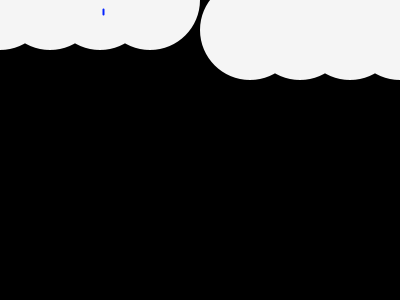
Frame 1 (no input)
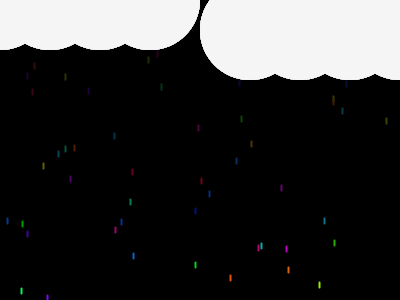
Frame 60 (the mouse pressed at the canvas centre just before this capture)
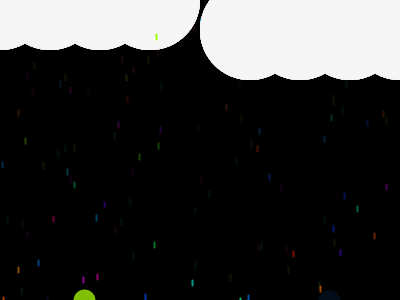
Frame 120 (the mouse held since frame 60 and released just before this capture)

The Processing sketch that drew these frames (run headless with seeded random() and noise(); from frame 60 on, the mouse is pressed at the canvas centre):

// Processing sketch: seasons
// ── seasons.pde
float yLoc = 0;

void setup() {
  size(400,300);
  background(0);  
  
  colorMode(HSB);
  //frameRate(100);
}

void draw() {
  noStroke();
  fill(255);
  ellipse(0, 0, 100, 100);
  ellipse(50, 0, 100, 100);
  ellipse(100, 0, 100, 100);
  ellipse(150, 0, 100, 100);
  
  ellipse(250, 30, 100, 100);
  ellipse(300, 30, 100, 100);
  ellipse(350, 30, 100, 100);
  ellipse(400, 30, 100, 100);

  // fading effect
  fill(0,10);
  rect(0, 0, width, height);
  
  // rain
  float rainColor = random(255);
  stroke(rainColor,250,255); // Hue, Saturation and Brightness);
  strokeWeight(2);
  
  float xLoc = random(width);
  yLoc = yLoc + random(10); //random(height);
  if(yLoc > height){
    fill(rainColor,250,255); // Hue, Saturation and Brightness);
    ellipse(xLoc, yLoc, 20, 20);
    yLoc = 0;
   }
  
  line(xLoc, yLoc, xLoc, yLoc + 5);
  
  println(frameCount);
  
  
}
